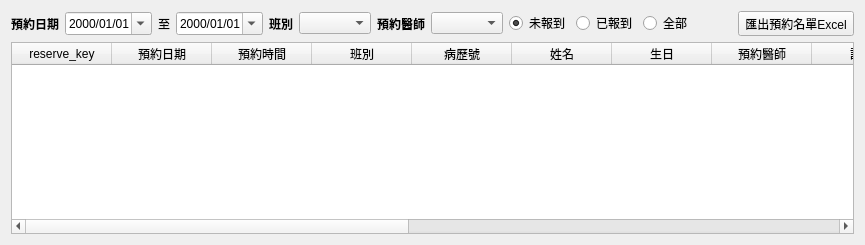
        <widget class="QWidget" name="tab_reservation_list">
         <attribute name="title">
          <string>預約名單</string>
         </attribute>
         <layout class="QVBoxLayout" name="verticalLayout_4">
          <item>
           <layout class="QHBoxLayout" name="horizontalLayout_2">
            <item>
             <widget class="QLabel" name="label_4">
              <property name="font">
               <font>
                <weight>75</weight>
                <bold>true</bold>
               </font>
              </property>
              <property name="text">
               <string>預約日期</string>
              </property>
             </widget>
            </item>
            <item>
             <widget class="QDateEdit" name="dateEdit_start_date">
              <property name="showGroupSeparator" stdset="0">
               <bool>false</bool>
              </property>
              <property name="currentSection">
               <enum>QDateTimeEdit::YearSection</enum>
              </property>
              <property name="displayFormat">
               <string>yyyy/MM/dd</string>
              </property>
              <property name="calendarPopup">
               <bool>true</bool>
              </property>
             </widget>
            </item>
            <item>
             <widget class="QLabel" name="label_5">
              <property name="font">
               <font>
                <weight>50</weight>
                <bold>false</bold>
               </font>
              </property>
              <property name="text">
               <string>至</string>
              </property>
             </widget>
            </item>
            <item>
             <widget class="QDateEdit" name="dateEdit_end_date">
              <property name="currentSection">
               <enum>QDateTimeEdit::YearSection</enum>
              </property>
              <property name="displayFormat">
               <string>yyyy/MM/dd</string>
              </property>
              <property name="calendarPopup">
               <bool>true</bool>
              </property>
             </widget>
            </item>
            <item>
             <widget class="QLabel" name="label_8">
              <property name="font">
               <font>
                <weight>75</weight>
                <bold>true</bold>
               </font>
              </property>
              <property name="text">
               <string>班別</string>
              </property>
             </widget>
            </item>
            <item>
             <widget class="QComboBox" name="comboBox_period"/>
            </item>
            <item>
             <widget class="QLabel" name="label_7">
              <property name="font">
               <font>
                <weight>75</weight>
                <bold>true</bold>
               </font>
              </property>
              <property name="text">
               <string>預約醫師</string>
              </property>
             </widget>
            </item>
            <item>
             <widget class="QComboBox" name="comboBox_list_doctor"/>
            </item>
            <item>
             <widget class="QRadioButton" name="radioButton_arrival1">
              <property name="text">
               <string>未報到</string>
              </property>
              <property name="checked">
               <bool>true</bool>
              </property>
             </widget>
            </item>
            <item>
             <widget class="QRadioButton" name="radioButton_arrival2">
              <property name="text">
               <string>已報到</string>
              </property>
             </widget>
            </item>
            <item>
             <widget class="QRadioButton" name="radioButton_arrival3">
              <property name="text">
               <string>全部</string>
              </property>
             </widget>
            </item>
            <item>
             <spacer name="horizontalSpacer_5">
              <property name="orientation">
               <enum>Qt::Horizontal</enum>
              </property>
              <property name="sizeHint" stdset="0">
               <size>
                <width>40</width>
                <height>20</height>
               </size>
              </property>
             </spacer>
            </item>
            <item>
             <widget class="QToolButton" name="toolButton_export_reservation">
              <property name="text">
               <string>匯出預約名單Excel</string>
              </property>
              <property name="icon">
               <iconset>
                <normaloff>../icons/document-export.svg</normaloff>../icons/document-export.svg</iconset>
              </property>
              <property name="toolButtonStyle">
               <enum>Qt::ToolButtonTextBesideIcon</enum>
              </property>
             </widget>
            </item>
           </layout>
          </item>
          <item>
           <widget class="QTableWidget" name="tableWidget_reservation_list">
            <property name="editTriggers">
             <set>QAbstractItemView::NoEditTriggers</set>
            </property>
            <property name="selectionMode">
             <enum>QAbstractItemView::SingleSelection</enum>
            </property>
            <property name="selectionBehavior">
             <enum>QAbstractItemView::SelectRows</enum>
            </property>
            <column>
             <property name="text">
              <string>reserve_key</string>
             </property>
            </column>
            <column>
             <property name="text">
              <string>預約日期</string>
             </property>
            </column>
            <column>
             <property name="text">
              <string>預約時間</string>
             </property>
            </column>
            <column>
             <property name="text">
              <string>班別</string>
             </property>
            </column>
            <column>
             <property name="text">
              <string>病歷號</string>
             </property>
            </column>
            <column>
             <property name="text">
              <string>姓名</string>
             </property>
            </column>
            <column>
             <property name="text">
              <string>生日</string>
             </property>
            </column>
            <column>
             <property name="text">
              <string>預約醫師</string>
             </property>
            </column>
            <column>
             <property name="text">
              <string>診別</string>
             </property>
            </column>
            <column>
             <property name="text">
              <string>診號</string>
             </property>
            </column>
            <column>
             <property name="text">
              <string>報到</string>
             </property>
            </column>
            <column>
             <property name="text">
              <string>預約來源</string>
             </property>
            </column>
            <column>
             <property name="text">
              <string>掛號人員</string>
             </property>
            </column>
            <column>
             <property name="text">
              <string>聯絡電話</string>
             </property>
            </column>
            <column>
             <property name="text">
              <string>行動電話</string>
             </property>
            </column>
            <column>
             <property name="text">
              <string>登錄時間</string>
             </property>
            </column>
            <column>
             <property name="text">
              <string>備註</string>
             </property>
            </column>
           </widget>
          </item>
         </layout>
        </widget>
